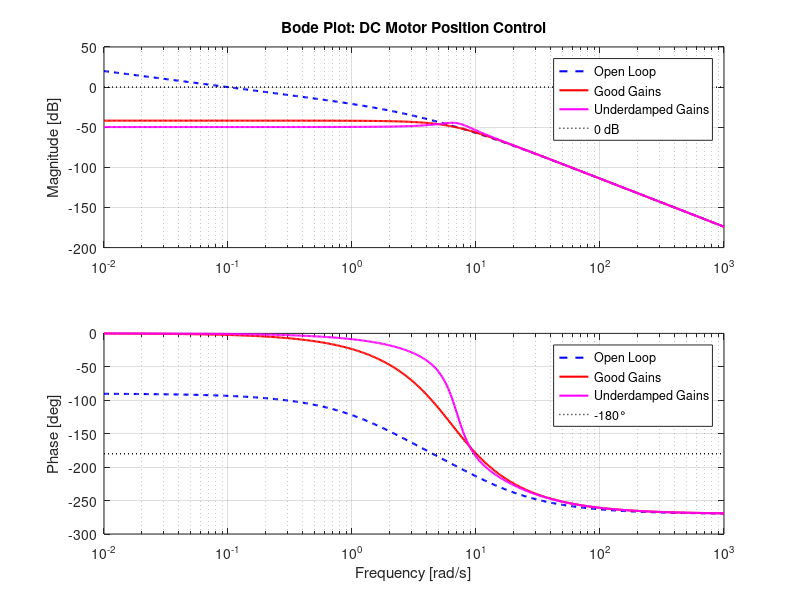
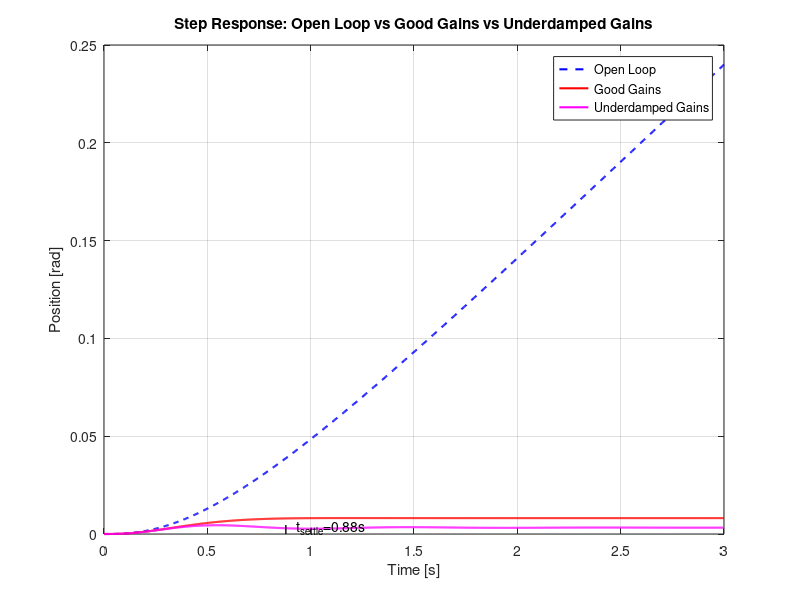

Write the MATLAB code that produced these figures, in order.
% DC Motor Position Control
% Based on UofM CTMS model: https://ctms.engin.umich.edu/CTMS/index.php?example=MotorSpeed&section=SystemModeling
% Extended from velocity to position control by adding position state
%
% States: x = [position; velocity; current]
% Input:  u = voltage
% Output: y = position

clear all;
close all;
pkg load control;

% ── Motor Parameters (from UofM example) ─────────────────────────
J = 0.01;    % Moment of inertia [kg⋅m²]
b = 0.1;     % Viscous friction [N⋅m⋅s/rad]
K = 0.01;    % Motor constant [N⋅m/A = V⋅s/rad]
R = 1.0;     % Armature resistance [Ω]
L = 0.5;     % Armature inductance [H]

% ── State Space (UofM velocity model for reference) ───────────────
% x = [velocity; current]
A_uom = [-b/J,  K/J;
         -K/L, -R/L];
B_uom = [0; 1/L];
C_uom = [1, 0];
D_uom = 0;

sys_uom = ss(A_uom, B_uom, C_uom, D_uom);
fprintf('UofM open loop poles:\n');
eig(A_uom)

% ── Extended to Position Control ──────────────────────────────────
% Add position as first state: position_dot = velocity
% x = [position; velocity; current]
A = [0,    1,     0;
     0,  -b/J,  K/J;
     0,  -K/L, -R/L];

B = [0;
     0;
     1/L];

C = [1, 0, 0];   % measure position
D = 0;

sys_ol = ss(A, B, C, D);

fprintf('Extended open loop poles:\n');
ol_poles = eig(A)

% ── Performance Requirements ──────────────────────────────────────
min_convergence = -2.0;   % slowest pole allowed (rad/s)
max_convergence = -50.0;  % fastest pole allowed (rad/s)
min_damping     = 0.55;   % minimum damping ratio

% ── Helper: Check Performance ─────────────────────────────────────
function result = check_performance(poles, min_conv, max_conv, min_damp)
    result = true;
    for i = 1:length(poles)
        sigma = real(poles(i));
        omega = imag(poles(i));
        % Stability
        if sigma >= 0
            result = false;
            return;
        end
        % Convergence rate bounds
        if sigma >= min_conv || sigma <= max_conv
            result = false;
            return;
        end
        % Damping ratio for complex poles
        if abs(omega) > 1e-6
            zeta = -sigma / sqrt(sigma^2 + omega^2);
            if zeta < min_damp
                result = false;
                return;
            end
        end
    end
end

% ── Helper: Print Pole Analysis ───────────────────────────────────
function print_poles(poles, min_damp)
    for i = 1:length(poles)
        sigma = real(poles(i));
        omega = imag(poles(i));
        if abs(omega) > 1e-6
            zeta = -sigma / sqrt(sigma^2 + omega^2);
            wn   = sqrt(sigma^2 + omega^2);
            fprintf('  Pole %d: %+.4f %+.4fj  ->  zeta=%.4f, wn=%.4f rad/s', ...
                    i, sigma, omega, zeta, wn);
            if zeta < min_damp
                fprintf('  *** UNDERDAMPED ***');
            end
        else
            fprintf('  Pole %d: %+.4f (real)', i, sigma);
        end
        fprintf('\n');
    end
end

% ═════════════════════════════════════════════════════════════════
% APPROACH 1: Pole Placement
% Designer specifies desired poles, gains are computed analytically
% ═════════════════════════════════════════════════════════════════
fprintf('\n══════════════════════════════════════════\n');
fprintf('APPROACH 1: Pole Placement\n');
fprintf('══════════════════════════════════════════\n');

desired_poles = [-5+4j, -5-4j, -6];
K_placed = place(A, B, desired_poles);

fprintf('Desired poles: [%+.1f%+.1fj, %+.1f%+.1fj, %+.1f]\n', ...
        real(desired_poles(1)), imag(desired_poles(1)), ...
        real(desired_poles(2)), imag(desired_poles(2)), ...
        real(desired_poles(3)));
fprintf('Computed gains: Kp=%.4f, Kd=%.4f, Ki_eff=%.4f\n', ...
        K_placed(1), K_placed(2), K_placed(3));

A_cl_placed = A - B * K_placed;
sys_cl_placed = ss(A_cl_placed, B, C, D);
poles_placed = eig(A_cl_placed);

fprintf('Resulting poles:\n');
print_poles(poles_placed, min_damping);

if check_performance(poles_placed, min_convergence, max_convergence, min_damping)
    fprintf('PASS: all performance requirements met\n');
else
    fprintf('FAIL: performance requirements violated\n');
end

% ═════════════════════════════════════════════════════════════════
% APPROACH 2: Hand-Tuned PID Gains (Good)
% Designer picks gains directly, we find out where the poles ended up
% ═════════════════════════════════════════════════════════════════
fprintf('\n══════════════════════════════════════════\n');
fprintf('APPROACH 2: Hand-Tuned Gains (Good)\n');
fprintf('══════════════════════════════════════════\n');

% These happen to be the same gains as above - the point is the
% engineer chose them empirically, not via pole placement
Kp     = K_placed(1);
Kd     = K_placed(2);
Ki_eff = K_placed(3);
K_hand = [Kp, Kd, Ki_eff];

fprintf('Hand-tuned gains: Kp=%.4f, Kd=%.4f, Ki_eff=%.4f\n', Kp, Kd, Ki_eff);

A_cl_hand = A - B * K_hand;
sys_cl_hand = ss(A_cl_hand, B, C, D);
poles_hand = eig(A_cl_hand);

fprintf('Resulting poles:\n');
print_poles(poles_hand, min_damping);

if check_performance(poles_hand, min_convergence, max_convergence, min_damping)
    fprintf('PASS: all performance requirements met\n');
else
    fprintf('FAIL: performance requirements violated\n');
end

% ═════════════════════════════════════════════════════════════════
% APPROACH 3: Hand-Tuned PID Gains (Underdamped)
% Engineer increased Kp chasing faster response - poles look fine
% on paper but damping ratio is too low
% ═════════════════════════════════════════════════════════════════
fprintf('\n══════════════════════════════════════════\n');
fprintf('APPROACH 3: Hand-Tuned Gains (Underdamped)\n');
fprintf('══════════════════════════════════════════\n');

% Engineer bumped Kp for faster response - looks reasonable by inspection
Kp_bad     = K_placed(1) * 2.5;
Kd_bad     = K_placed(2) * 0.8;
Ki_eff_bad = K_placed(3);
K_bad = [Kp_bad, Kd_bad, Ki_eff_bad];

fprintf('Hand-tuned gains: Kp=%.4f, Kd=%.4f, Ki_eff=%.4f\n', ...
        Kp_bad, Kd_bad, Ki_eff_bad);

A_cl_bad = A - B * K_bad;
sys_cl_bad = ss(A_cl_bad, B, C, D);
poles_bad = eig(A_cl_bad);

fprintf('Resulting poles:\n');
print_poles(poles_bad, min_damping);

if check_performance(poles_bad, min_convergence, max_convergence, min_damping)
    fprintf('PASS: all performance requirements met\n');
else
    fprintf('FAIL: performance requirements violated - would be compile error in C++\n');
end

% ── Export Matrices for C++ ───────────────────────────────────────
fprintf('\n══════════════════════════════════════════\n');
fprintf('C++ Export\n');
fprintf('══════════════════════════════════════════\n');
fprintf('// Good hand-tuned gains\n');
fprintf('static constexpr double Kp     = %.8f;\n', Kp);
fprintf('static constexpr double Kd     = %.8f;\n', Kd);
fprintf('static constexpr double Ki_eff = %.8f;\n', Ki_eff);
fprintf('\n// Bad hand-tuned gains\n');
fprintf('static constexpr double Kp_bad     = %.8f;\n', Kp_bad);
fprintf('static constexpr double Kd_bad     = %.8f;\n', Kd_bad);
fprintf('static constexpr double Ki_eff_bad = %.8f;\n', Ki_eff_bad);

% ── Bode Plot ─────────────────────────────────────────────────────
figure(1);
w = logspace(-2, 3, 500);

[mag_ol,   phase_ol]   = bode(sys_ol,        w);
[mag_good, phase_good] = bode(sys_cl_placed, w);
[mag_bad,  phase_bad]  = bode(sys_cl_bad,    w);

mag_ol    = squeeze(mag_ol);    phase_ol    = squeeze(phase_ol);
mag_good  = squeeze(mag_good);  phase_good  = squeeze(phase_good);
mag_bad   = squeeze(mag_bad);   phase_bad   = squeeze(phase_bad);

subplot(2,1,1);
semilogx(w, 20*log10(mag_ol),            'b--', 'LineWidth', 1.5); hold on;
semilogx(w, 20*log10(mag_good),          'r-',  'LineWidth', 1.5);
semilogx(w, 20*log10(mag_bad),           'm-',  'LineWidth', 1.5);
semilogx([w(1), w(end)], [0, 0],         'k:',  'LineWidth', 1.0);
ylabel('Magnitude [dB]');
title('Bode Plot: DC Motor Position Control');
legend('Open Loop', 'Good Gains', 'Underdamped Gains', '0 dB');
grid on;

subplot(2,1,2);
semilogx(w, phase_ol,                        'b--', 'LineWidth', 1.5); hold on;
semilogx(w, phase_good,                      'r-',  'LineWidth', 1.5);
semilogx(w, phase_bad,                       'm-',  'LineWidth', 1.5);
semilogx([w(1), w(end)], [-180, -180],       'k:',  'LineWidth', 1.0);
ylabel('Phase [deg]');
xlabel('Frequency [rad/s]');
legend('Open Loop', 'Good Gains', 'Underdamped Gains', '-180°');
grid on;

% ── Step Response ─────────────────────────────────────────────────
figure(2);
t = linspace(0, 3, 1000);

[y_ol,   t_ol]   = step(sys_ol,        t);
[y_good, t_good] = step(sys_cl_placed, t);
[y_bad,  t_bad]  = step(sys_cl_bad,    t);

plot(t_ol,   y_ol,   'b--', 'LineWidth', 1.5); hold on;
plot(t_good, y_good, 'r-',  'LineWidth', 1.5);
plot(t_bad,  y_bad,  'm-',  'LineWidth', 1.5);

% Settling time for good gains
steady_state = y_good(end);
settled = find(abs(y_good - steady_state) > 0.02 * abs(steady_state));
if ~isempty(settled)
    t_settle = t_good(settled(end));
    fprintf('\nGood gains settling time (2%%): %.3f s\n', t_settle);
    plot([t_settle, t_settle], [0, steady_state], 'k--', 'LineWidth', 1.0);
    text(t_settle + 0.05, steady_state * 0.4, ...
         sprintf('t_{settle}=%.2fs', t_settle));
end

xlabel('Time [s]');
ylabel('Position [rad]');
title('Step Response: Open Loop vs Good Gains vs Underdamped Gains');
legend('Open Loop', 'Good Gains', 'Underdamped Gains');
grid on;
